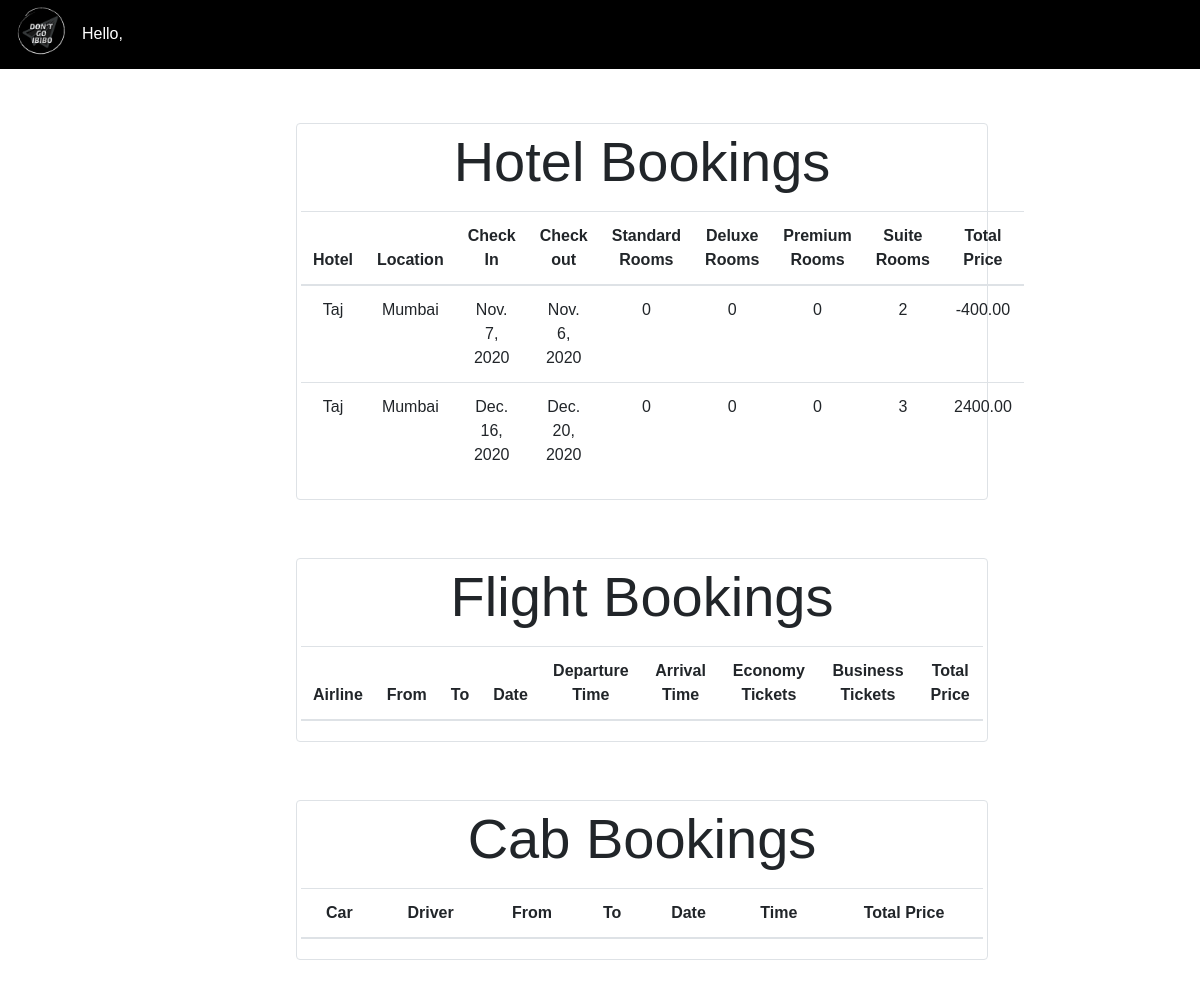
/my_bookings (signed in), run on an earlier commit of the app's database.
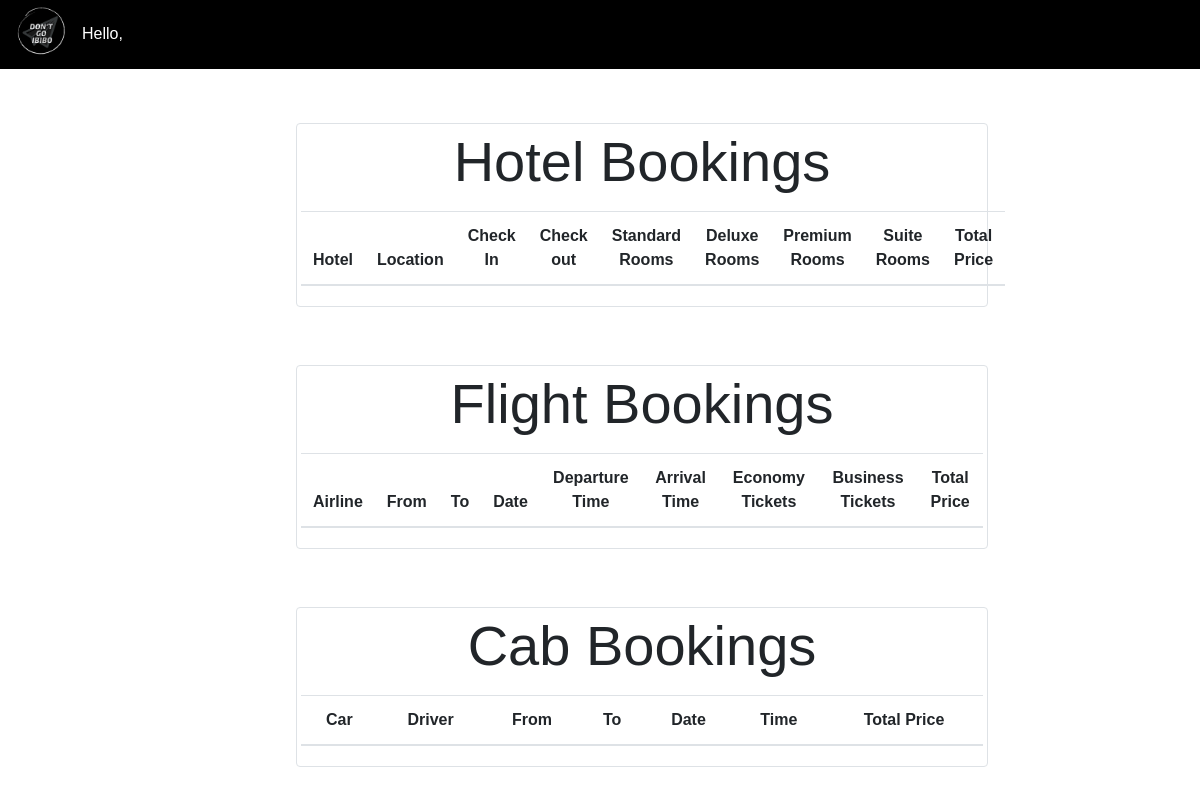
And on a later commit of the database.
### Travel/models/hotel_booking.py (models this page shows, shortened)
class Hotel_booking(models.Model):
    user_email = models.CharField(max_length=50, default='')
    user_fname = models.CharField(max_length=50, default='')
    user_lname = models.CharField(max_length=50, default='')
    hotel = models.ForeignKey(Hotel, on_delete=models.CASCADE)
    check_in_date = models.DateField(default = date.today)
    check_out_date = models.DateField(default = date.today)
    standard_number = models.PositiveIntegerField(default=0)
    deluxe_number = models.PositiveIntegerField(default=0)
    premium_number = models.PositiveIntegerField(default=0)
    suite_number = models.PositiveIntegerField(default=0)
    total_price = models.DecimalField(max_digits=7, decimal_places=2, default=0)
    @staticmethod
    def get_booking_by_user(email):
        return Hotel_booking.objects.filter(user_email=email)

### Travel/models/hotels.py (models this page shows, shortened)
class Hotel(models.Model):
    name = models.CharField(max_length=50)
    description = models.CharField(max_length=250, default="The most comfortable stay", null=True, blank=True)
    location = models.ForeignKey(Location, on_delete=models.CASCADE, default=1)
    locality = models.CharField(max_length=50, default = "X")
    street = models.CharField(max_length=50, default= "Y")
    number = models.PositiveSmallIntegerField(default=9999999900)
    website = models.URLField(default="www..com", max_length=50)
    rating = models.DecimalField(max_digits=3, decimal_places=2, default=0)
    deluxe_available = models.BooleanField(default=True)
    deluxe_price = models.DecimalField(max_digits=6, decimal_places=2, default=0)
    standard_available = models.BooleanField(default=True)
    standard_price = models.DecimalField(max_digits=6, decimal_places=2, default=0)
    premium_available = models.BooleanField(default=True)
    premium_price = models.DecimalField(max_digits=6, decimal_places=2, default=0)
    suite_available = models.BooleanField(default=True)
    suite_price = models.DecimalField(max_digits=6, decimal_places=2, default=0)
    image1 = models.ImageField(upload_to = "uploads/hotel_photos", null=True, default=None)
    image2 = models.ImageField(upload_to = "uploads/hotel_photos", null=True, default=None)
    image3 = models.ImageField(upload_to = "uploads/hotel_photos", null=True, default=None)
    image4 = models.ImageField(upload_to = "uploads/hotel_photos", null=True, default=None)
    image5 = models.ImageField(upload_to = "uploads/hotel_photos", null=True, default=None)
    wifi = models.BooleanField(default=False)
    air_conditioning = models.BooleanField(default=True)
    airport_shuttle = models.BooleanField(default=False)
    parking_area = models.BooleanField(default=True)
    pool = models.BooleanField(default=False)
    fitness_center = models.BooleanField(default=False)

### Travel/models/location.py (models this page shows, shortened)
class Location(models.Model):
    name = models.CharField(max_length=50)

### Travel/views/my_bookings.py (the view)
# urls.py: path('my_bookings', My_bookings_view.as_view()),
class My_bookings_view(View):
    def get(self, request):
        user = request.user
        hotel_bookings = Hotel_booking.get_booking_by_user(user.email)
        flight_bookings = Flight_booking.get_booking_by_user(user.email)
        cab_bookings = Cab_booking.get_booking_by_user(user.email)
        return render(request , 'my_bookings.html',{'hotel_bookings':hotel_bookings, 'flight_bookings':flight_bookings,'cab_bookings':cab_bookings})

### Travel/models/cab_booking.py (called while the page is built)
    @staticmethod
    def get_booking_by_user(email):
        return Cab_booking.objects.filter(user_email=email)

### Travel/models/flight_booking.py (called while the page is built)
    @staticmethod
    def get_booking_by_user(email):
        return Flight_booking.objects.filter(user_email=email)

### Travel/templates/my_bookings.html (shortened to what this page needs)
{% extends 'base1.html' %}
{% block content %}
<div style="padding-top: 50px; padding-bottom: 25px;" class="container">
    <div class="border rounded p-1 m-1">
        <p class="display-4 text-center">Hotel Bookings</p>
        <table class="table mx-auto">
            <thead>
                <tr class="text-center">
                    <th>Hotel</th>
                    <th>Location</th>
                    <th>Check In</th>
                    <th>Check out</th>
                    <th>Standard Rooms</th>
                    <th>Deluxe Rooms</th>
                    <th>Premium Rooms</th>
                    <th>Suite Rooms</th>
                    <th>Total Price</th>
                </tr>
            </thead>
            <tbody>
                {% for booking in hotel_bookings %}
                <tr class="text-center">
                    <td>{{booking.hotel.name}}</td>
                    <td> {{booking.hotel.location.name}}</td>
                    <td>{{booking.check_in_date}}</td>
                    <td>{{booking.check_out_date}}</td>
                    <td>{{booking.standard_number}}</td>
                    <td>{{booking.deluxe_number}}</td>
                    <td>{{booking.premium_number}}</td>
                    <td>{{booking.suite_number}}</td>
                    <td>{{booking.total_price}}</td>
                </tr>
                {% endfor %}
            </tbody>
        </table>
    </div>
</div>
<div style="padding-top: 25px; padding-bottom: 25px;" class="container">
    <div class="border rounded p-1 m-1">
        <p class="display-4 text-center">Flight Bookings</p>
        <table class="table mx-auto">
            <thead>
                <tr class="text-center">
                    <th>Airline</th>
                    <th>From</th>
                    <th>To</th>
                    <th>Date</th>
                    <th>Departure Time</th>
                    <th>Arrival Time</th>
                    <th>Economy Tickets</th>
                    <th>Business Tickets</th>
                    <th>Total Price</th>
                </tr>
            </thead>
        </table>
    </div>
</div>
<div style="padding-top: 25px; padding-bottom: 25px;" class="container">
    <div class="border rounded p-1 m-1">
        <p class="display-4 text-center">Cab Bookings</p>
        <table class="table mx-auto">
            <thead>
                <tr class="text-center">
                    <th>Car</th>
                    <th>Driver</th>
                    <th>From</th>
                    <th>To</th>
                    <th>Date</th>
                    <th>Time</th>
                    <th>Total Price</th>
                </tr>
            </thead>
        </table>
    </div>
</div>
{% endblock %}

### Travel/templates/base1.html (shortened to what this page needs)
{% load socialaccount %}
<!doctype html>
<html lang="en">
    {% load static %}
  <head>
    <link rel="stylesheet" href="https://maxcdn.bootstrapcdn.com/bootstrap/4.0.0/css/bootstrap.min.css">
    <link rel="stylesheet" href="https://cdnjs.cloudflare.com/ajax/libs/font-awesome/4.7.0/css/font-awesome.min.css">
</head>
  <body id="letsdothis">
    {% if request.user.is_authenticated %}
    <nav class="navbar navbar-expand-lg navbar-light" style="background-color: black">
      <a href= "/" class="navbar-brand" style="color: white">
        <img src="{% static '/website__logo.jpeg' %}" style="width: 50px; margin-top: -15%" height="50" class="d-inline-block align-middle" alt="">
      </a>
      <div class="dropdown">
        <span style="margin-top: 15px; color: white; "> Hello, {{request.user.first_name}}</span>
      </div>
    </nav>
    {% endif %}
        {% block content %} {% endblock %}
  </body>
</html>

### Travel/templates/base1.html (style rules this page uses)
.dropdown { float:right; }
.container { width: 60%; padding: 10px; margin-left: 23.5%; }
body { font-family: Arial, Helvetica, sans-serif; }
* { box-sizing: border-box; }
#letsdothis { background-color: white; animation-name: example; animation-duration: 6s; }

What changed in the data, as far as the page shows it:
removed Hotel_booking: hotel.name "Taj", hotel.location.name "Mumbai", check_in_date "Nov. 7, 2020", check_out_date "Nov. 6, 2020", standard_number "0", deluxe_number "0", premium_number "0", suite_number "2", total_price "-400.00"
removed Hotel_booking: hotel.name "Taj", hotel.location.name "Mumbai", check_in_date "Dec. 16, 2020", check_out_date "Dec. 20, 2020", standard_number "0", deluxe_number "0", premium_number "0", suite_number "3", total_price "2400.00"
